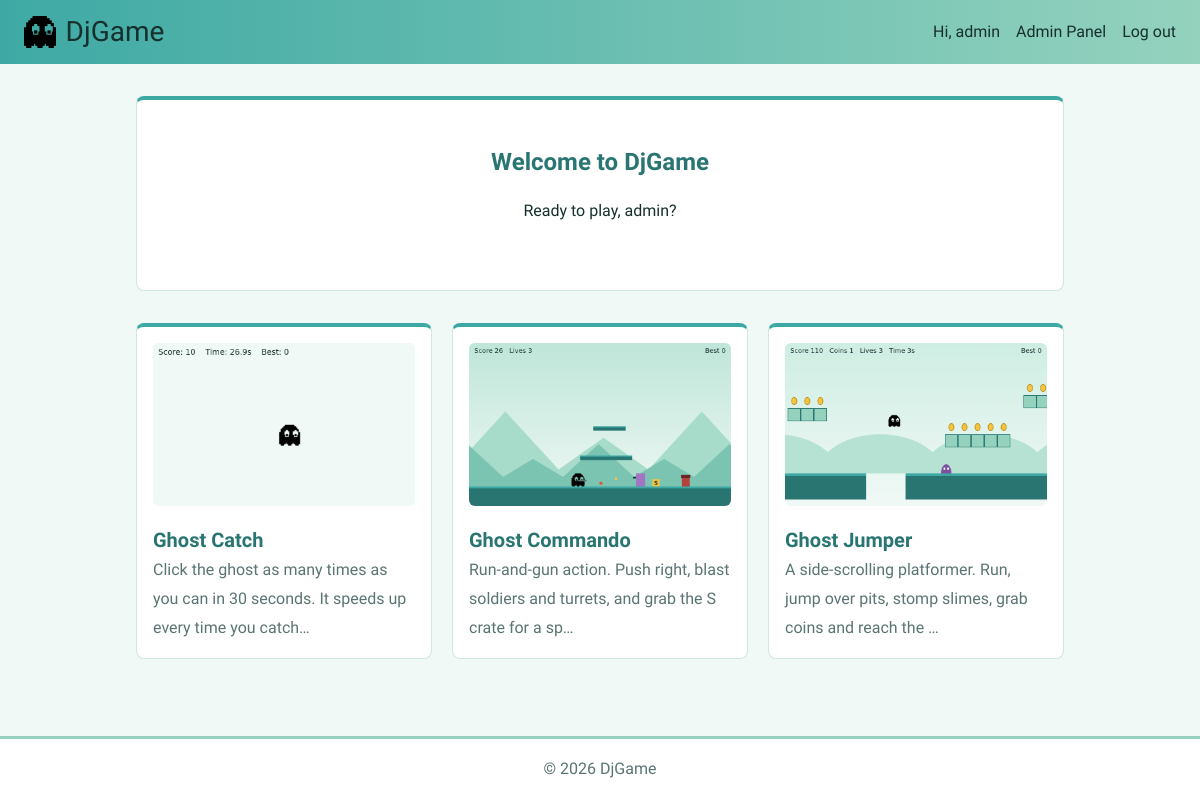
The app's page / (signed in) with its own data.
### djgame/apps/game/models/game.py (models this page shows, shortened)
class Game(ModelAbstractBase):
    slug = models.SlugField(
        unique=True,
        help_text="Used in the URL: /games/<slug>/"
    )
    title = models.CharField(
        max_length=100
    )
    description = models.TextField(
        blank=True
    )
    thumbnail = models.FileField(
        upload_to='game/thumbnails/',
        blank=True,
        validators=[FileExtensionValidator(['png', 'jpg', 'jpeg', 'gif', 'webp'])],
        help_text="Thumbnail image (PNG, JPG, GIF or WebP)"
    )
    code = models.TextField(
        help_text=(
            'JavaScript for the game. Draw on DjGame.canvas; '
            'use await DjGame.load() and DjGame.save(state) for progress.'
        )
    )
    is_active = models.BooleanField(
        default=True,
        help_text="Only active games are listed and playable"
    )
    class Meta:
        ordering = ['title']

### djgame/apps/game/api/views/index.py (the view)
class IndexView(ListView):
    template_name = 'game/index.html'
    context_object_name = 'games'
    queryset = Game.objects.filter(is_active=True).defer('code')

### djgame/apps/game/templates/game/index.html (shortened to what this page needs)
{% extends 'base.html' %}
{% load static %}
{% block content %}
    <section class="hero">
        <h1>Welcome to DjGame</h1>
        {% if user.is_authenticated %}
            <p>Ready to play, {{ user.username }}?</p>
        {% else %}
            <p><a href="{% url 'account:login' %}">Log in</a> to save your progress.</p>
        {% endif %}
    </section>
    {% static 'assets/ghost.png' as default_thumbnail %}
    <section class="game-grid">
        {% for game in games %}
            <a href="{% url 'game:play' game.slug %}" class="game-card">
                <img src="{% if game.thumbnail %}{{ game.thumbnail.url }}{% else %}{{ default_thumbnail }}{% endif %}" alt="" loading="lazy">
                <h2>{{ game.title }}</h2>
                {% if game.description %}
                    <p>{{ game.description|truncatechars:90 }}</p>
                {% endif %}
            </a>
        {% empty %}
            <p class="muted">No games yet. Add one in the admin.</p>
        {% endfor %}
    </section>
{% endblock %}

### templates/base.html (shortened to what this page needs)
{% load static %}
<!DOCTYPE html>
<html lang="en">
<head>
    <link rel="stylesheet" href="{% static 'css/style.css' %}">
</head>
<body>
    <header class="navbar">
        <a href="{% url 'game:index' %}" class="brand">
            <img src="{% static 'assets/ghost.png' %}" alt="" class="logo" width="32" height="32">
            <span>DjGame</span>
        </a>
        <nav>
            {% if user.is_authenticated %}
                <a href="{% url 'account:profile' %}">Hi, {{ user.username }}</a>
                {% if user.is_staff %}
                    <a href="{% url 'admin:index' %}">Admin Panel</a>
                {% endif %}
                <form method="post" action="{% url 'account:logout' %}" class="inline-form">
                    <button type="submit" class="link-button">Log out</button>
                </form>
            {% else %}
                <a href="{% url 'account:login' %}">Log in</a>
            {% endif %}
        </nav>
    </header>
    <main class="container">
        {% block content %}{% endblock %}
    </main>
    <footer class="footer">
        <p>&copy; {% now "Y" %} DjGame</p>
    </footer>
</body>
</html>

### static/css/style.css (style rules this page uses)
:root { --primary: #3ea9a4; --secondary: #94d2bd; --primary-dark: #287571; --primary-darker: #1f5c59; --bg: #f1f9f6; --surface: #ffffff; --text: #16302e; --muted: #5a7472; --border: #cfe9e0; --danger: #dc2626; --warning: #d97706; --font-display: "Bitcount Ink", system-ui, sans-serif; --font-body: "Playwrite CA Guides", system-ui, sans-serif; }
* { box-sizing: border-box; }
body { margin: 0; min-height: 100vh; display: flex; flex-direction: column; font-family: var(--font-body); line-height: 1.8; background: var(--bg); color: var(--text); }
a { color: var(--primary-dark); text-decoration: none; }
h1, h2, h3 { font-family: var(--font-display); font-weight: 600; font-palette: --theme-ink; line-height: 1.2; color: var(--primary-dark); }
.navbar { display: flex; align-items: center; justify-content: space-between; padding: 1rem 1.5rem; background: linear-gradient(90deg, var(--primary), var(--secondary)); color: var(--text); }
.navbar nav { display: flex; gap: 1rem; align-items: center; }
.navbar a { color: var(--text); font-weight: 500; }
.brand { display: flex; align-items: center; gap: 0.6rem; font-family: var(--font-display); font-size: 1.75rem; font-weight: 600; font-palette: --dark-ink; line-height: 1; }
.logo { width: 32px; height: 32px; }
.container { flex: 1; width: 100%; max-width: 960px; margin: 0 auto; padding: 2rem 1rem; }
.hero { text-align: center; padding: 3rem 1rem; background: var(--surface); border: 1px solid var(--border); border-top: 4px solid var(--primary); border-radius: 8px; }
.hero h1 { margin-top: 0; }
.inline-form { display: inline; margin: 0; }
.link-button { padding: 0; border: none; background: none; color: inherit; font: inherit; font-weight: 500; cursor: pointer; }
.game-grid { display: grid; grid-template-columns: repeat(auto-fill, minmax(220px, 1fr)); gap: 1.25rem; margin-top: 2rem; }
.game-card { display: block; padding: 1rem; color: var(--text); background: var(--surface); border: 1px solid var(--border); border-top: 4px solid var(--primary); border-radius: 8px; }
.game-card img { width: 100%; aspect-ratio: 16 / 10; object-fit: contain; background: var(--bg); border-radius: 6px; }
.game-card h2 { margin: 0.75rem 0 0.25rem; font-size: 1.25rem; }
.game-card p { margin: 0; color: var(--muted); }
.footer { padding: 1rem; text-align: center; color: var(--muted); background: var(--surface); border-top: 3px solid var(--secondary); }
.footer p { margin: 0; }

### records on screen
Game: thumbnail (picture), title "Ghost Catch", description "Click the ghost as many times as you can in 30 seconds. It speeds up every time you catch…"
Game: thumbnail (picture), title "Ghost Commando", description "Run-and-gun action. Push right, blast soldiers and turrets, and grab the S crate for a sp…"
Game: thumbnail (picture), title "Ghost Jumper", description "A side-scrolling platformer. Run, jump over pits, stomp slimes, grab coins and reach the …"

### other values on screen
{{ user.username }} "admin"
